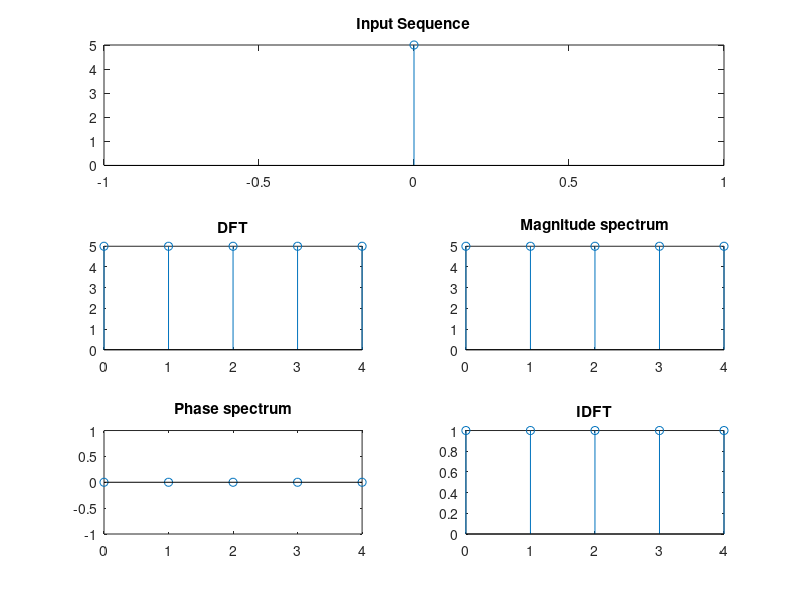

Here is the MATLAB script that generated this plot:
%DFT and IDFT using matlab functions
clc;
close all;
clear all;
x=input('Please enter the sequence x(n)=');
N=input('Please enter the length of the DFT N=');
X=fft(x,N);
n=0:length(x)-1;
subplot(311);
stem(n,x);
title('Input Sequence');
subplot(323);
n=0:length(X)-1;
stem(n,X);
disp('DFT of input sequence is ');
disp(X);
title('DFT');
subplot(324);
stem(n,abs(X));
title('Magnitude spectrum');
subplot(325);
stem(n,angle(X));
title('Phase spectrum');
xr=ifft(x,N);
subplot(326);
stem(n,abs(xr));
title('IDFT');
disp('IDFT of input sequence is ');
disp(xr);